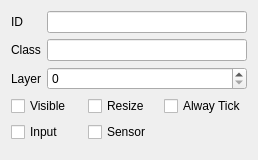
<?xml version="1.0" encoding="UTF-8"?>
<ui version="4.0">
 <class>BasicPropertyWidget</class>
 <widget class="QWidget" name="BasicPropertyWidget">
  <property name="geometry">
   <rect>
    <x>0</x>
    <y>0</y>
    <width>258</width>
    <height>160</height>
   </rect>
  </property>
  <property name="sizePolicy">
   <sizepolicy hsizetype="Minimum" vsizetype="Minimum">
    <horstretch>0</horstretch>
    <verstretch>0</verstretch>
   </sizepolicy>
  </property>
  <property name="windowTitle">
   <string>Form</string>
  </property>
  <layout class="QVBoxLayout" name="verticalLayout">
   <item>
    <layout class="QFormLayout" name="formLayout">
     <item row="0" column="0">
      <widget class="QLabel" name="label">
       <property name="text">
        <string>ID</string>
       </property>
      </widget>
     </item>
     <item row="0" column="1">
      <widget class="QLineEdit" name="leId"/>
     </item>
     <item row="1" column="0">
      <widget class="QLabel" name="label_2">
       <property name="text">
        <string>Class</string>
       </property>
      </widget>
     </item>
     <item row="1" column="1">
      <widget class="QLineEdit" name="leClass"/>
     </item>
     <item row="2" column="0">
      <widget class="QLabel" name="label_3">
       <property name="text">
        <string>Layer</string>
       </property>
      </widget>
     </item>
     <item row="2" column="1">
      <widget class="QSpinBox" name="sbLayer"/>
     </item>
    </layout>
   </item>
   <item>
    <layout class="QGridLayout" name="gridLayout">
     <item row="0" column="0">
      <widget class="QCheckBox" name="cbVisible">
       <property name="text">
        <string>Visible</string>
       </property>
      </widget>
     </item>
     <item row="0" column="1">
      <widget class="QCheckBox" name="cbResize">
       <property name="text">
        <string>Resize</string>
       </property>
      </widget>
     </item>
     <item row="0" column="2">
      <widget class="QCheckBox" name="cbAlwayTick">
       <property name="text">
        <string>Alway Tick</string>
       </property>
      </widget>
     </item>
     <item row="1" column="0">
      <widget class="QCheckBox" name="cbInput">
       <property name="text">
        <string>Input</string>
       </property>
      </widget>
     </item>
     <item row="1" column="1">
      <widget class="QCheckBox" name="cbSensor">
       <property name="text">
        <string>Sensor</string>
       </property>
      </widget>
     </item>
    </layout>
   </item>
   <item>
    <spacer name="verticalSpacer">
     <property name="orientation">
      <enum>Qt::Vertical</enum>
     </property>
     <property name="sizeHint" stdset="0">
      <size>
       <width>20</width>
       <height>40</height>
      </size>
     </property>
    </spacer>
   </item>
  </layout>
 </widget>
 <resources/>
 <connections/>
</ui>
